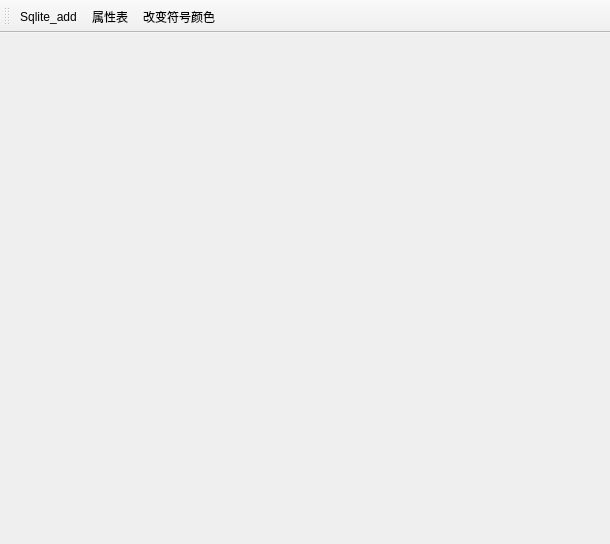
<?xml version="1.0" encoding="UTF-8"?>
<ui version="4.0">
 <class>MainWindow</class>
 <widget class="QMainWindow" name="MainWindow">
  <property name="geometry">
   <rect>
    <x>0</x>
    <y>0</y>
    <width>610</width>
    <height>544</height>
   </rect>
  </property>
  <property name="windowTitle">
   <string>MainWindow</string>
  </property>
  <widget class="QWidget" name="centralWidget"/>
  <widget class="QToolBar" name="toolBar">
   <property name="windowTitle">
    <string>toolBar</string>
   </property>
   <attribute name="toolBarArea">
    <enum>TopToolBarArea</enum>
   </attribute>
   <attribute name="toolBarBreak">
    <bool>false</bool>
   </attribute>
   <addaction name="Sqlite_add"/>
   <addaction name="action_view"/>
   <addaction name="action_symbol"/>
  </widget>
  <action name="Sqlite_add">
   <property name="checkable">
    <bool>true</bool>
   </property>
   <property name="icon">
    <iconset resource="jkl.qrc">
     <normaloff>:/新前缀/jiazai.png</normaloff>:/新前缀/jiazai.png</iconset>
   </property>
   <property name="text">
    <string>Sqlite_add</string>
   </property>
   <property name="toolTip">
    <string>Sqlite</string>
   </property>
  </action>
  <action name="action_view">
   <property name="checkable">
    <bool>true</bool>
   </property>
   <property name="icon">
    <iconset resource="jkl.qrc">
     <normaloff>:/新前缀/viewtable.png</normaloff>:/新前缀/viewtable.png</iconset>
   </property>
   <property name="text">
    <string>属性表</string>
   </property>
  </action>
  <action name="action_symbol">
   <property name="icon">
    <iconset resource="jkl.qrc">
     <normaloff>:/新前缀/color.png</normaloff>:/新前缀/color.png</iconset>
   </property>
   <property name="text">
    <string>改变符号颜色</string>
   </property>
  </action>
 </widget>
 <layoutdefault spacing="6" margin="11"/>
 <resources>
  <include location="jkl.qrc"/>
 </resources>
 <connections/>
</ui>
